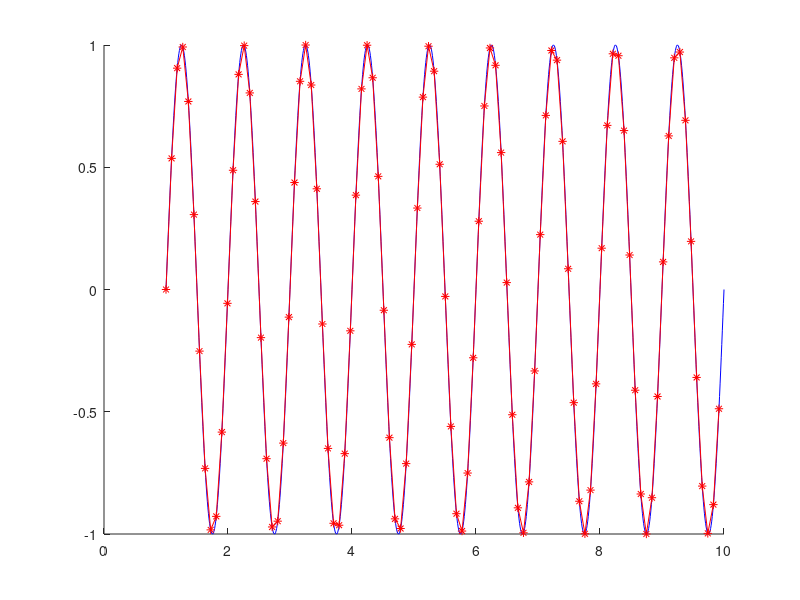

Write the MATLAB code that produced this figure.


% Test data for 1D lookup

ts = 0.001;

t=linspace(1,10,1/ts);
y=sin(2*pi*t);

% Save data to CSV

t_ds = downsample(t, 10);
y_ds = downsample(y, 10);

figure()
hold on
plot(t,y, 'b')
plot(t_ds, y_ds, 'r-*')
hold off

dlmwrite('test1d.csv', [t_ds; y_ds]');
